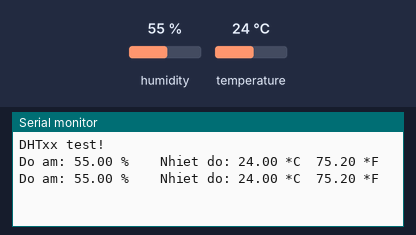
Simulated run of this sketch. Board: Arduino Uno, built with avr-gcc and run on an emulated ATmega328P. On the bench: the last lines printed to the serial monitor. Inputs (shaded band) come from the test bench; at power-on: humidity 55 %, temperature 24 °C.

Above: at 4.8 s.
4.9 s: humidity set to 22 %
At 7.3 s:
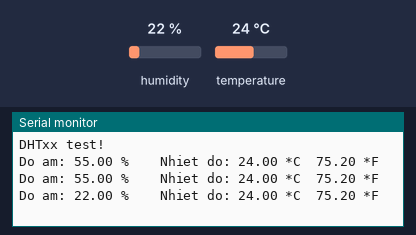
7.9 s: temperature set to 12 °C
At 8.5 s:
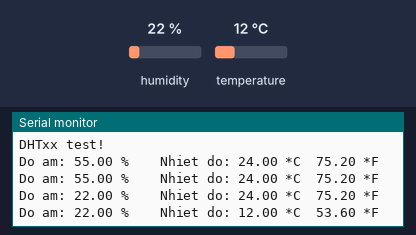
10.9 s: humidity set to 40 %
At 13.4 s:
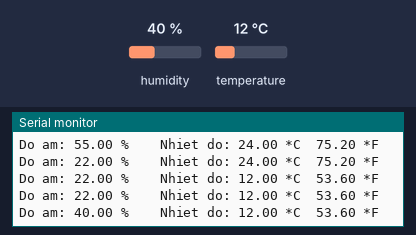
Timing chart, 0 to 14.9 s (numbered marks = the images above; inputs shaded):
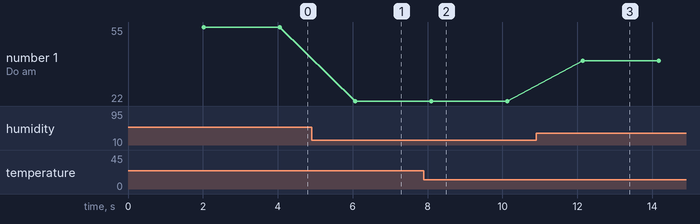

The sketch:

ReadDHT11.ino
```cpp
#include "DHT.h"
#define DHTPIN 5      // Chân DATA nối với chân D3
#define DHTTYPE DHT11

// Khởi tạo cảm biến
DHT dht(DHTPIN, DHTTYPE);

void setup() {
  // Khởi tạo cổng serial baud 115200
  Serial.begin(115200);
  Serial.println("DHTxx test!");
  // Bắt đầu đọc dữ liệu
  dht.begin();
}

void loop() {
  // Đợi chuyển đổi dữ liệu khoảng 2s
  delay(2000);
  float h = dht.readHumidity();        // Đọc giá trị nhiệt độ ẩm (%)
  float t = dht.readTemperature();     // Đọc giá trị nhiệt độ C (mặc định)
  float f = dht.readTemperature(true); // Đọc giá trị nhiệt độ F(isFahrenheit = true)

  // Kiểm tra quá trình đọc thành công hay không
  if (isnan(h) || isnan(t) || isnan(f)) {
    Serial.println("Failed to read from DHT sensor!");
    return;
  }
  // IN thông tin ra màn hình
  Serial.print("Do am: ");
  Serial.print(h);
  Serial.print(" %\t\t");
  Serial.print("Nhiet do: ");
  Serial.print(t);
  Serial.print(" *C");
  Serial.print("\t");
  Serial.print(f);
  Serial.println(" *F");
}
```

Measured:
- after the input at 4.9 s, the serial monitor: prints a new line after 1.2 s (image 1)
- after the input at 7.9 s, the serial monitor: prints a new line after 0.20 s (image 2)
- after the input at 10.9 s, the serial monitor: prints a new line after 1.2 s (image 3)
- plotted number 1: 55 → 22 after the input at 4.9 s, 22 → 40 after the input at 10.9 s
